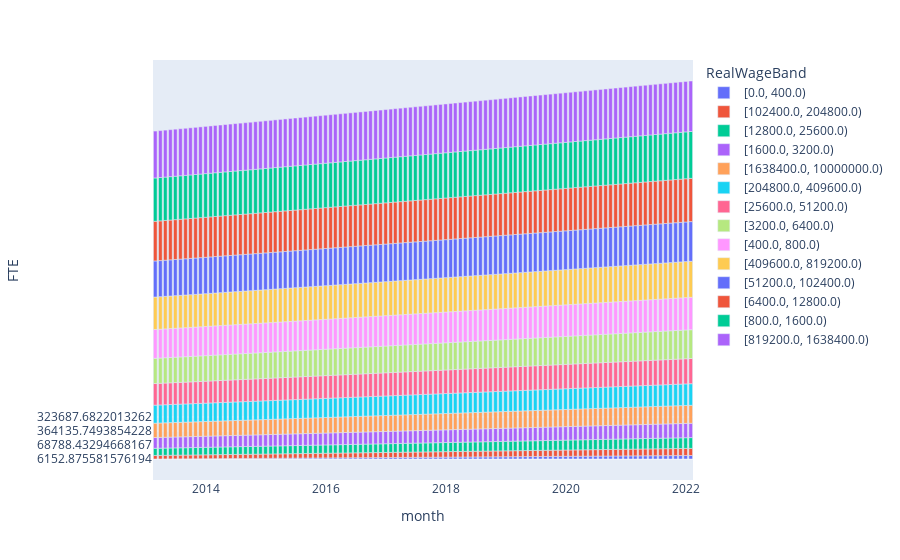

Notebook code for this chart:
### Code cell
# px.bar(pd.read_csv('cptData/Municipal_WageBand_Monthly.csv'),x='TaxYear',y='Establishments',color='MultiEstInd')
wageBand = pd.read_csv('cptData/Municipal_FTE_WageBand_Monthly.csv').dropna()
px.bar(wageBand,x='month',y='FTE',color='RealWageBand')
